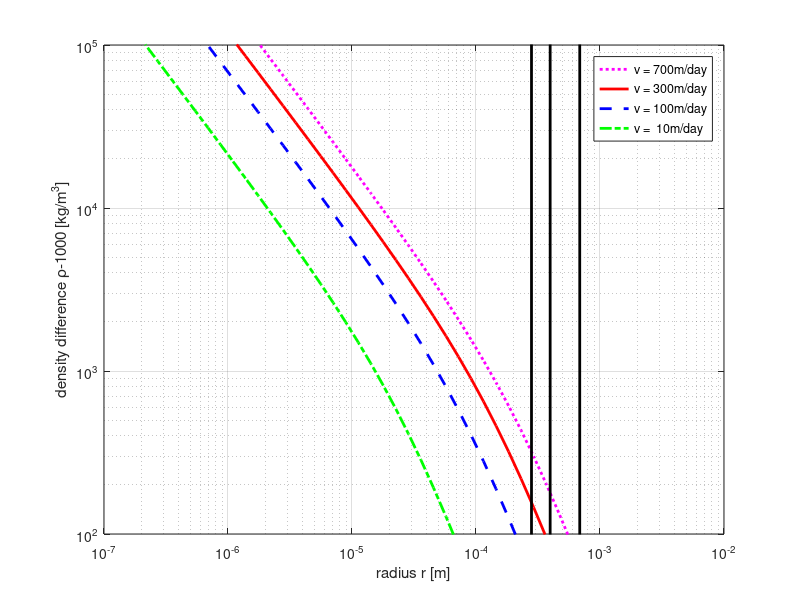

Recreate this plot in MATLAB.
function fh = sinking;
% stokes law
eta = 0.008904; % km/(m s)
g   = 9.81;
rsw = 1000;
rhoRef = rsw;
v0 = 700/86400;
v1 = 300/86400;
v2 = 100/86400;
v3 =  10/86400;

rtest = sqrt([0.1 .2 .6]*1e-6/4*pi);

r = 10.^(-linspace(0,10,100));

fh = gcf;
clf
hold on
h0=plot(r,density(rsw,rhoRef,eta,v0,g,r),'m:');
h1=plot(r,density(rsw,rhoRef,eta,v1,g,r),'r-');
h2=plot(r,density(rsw,rhoRef,eta,v2,g,r),'b--');
h3=plot(r,density(rsw,rhoRef,eta,v3,g,r),'g-.');

hh=plot([rtest;rtest],[1e-10*ones(size(rtest)); 1e10*ones(size(rtest))],'k-');
set(hh,'linewidth',2)

legend('v = 700m/day','v = 300m/day','v = 100m/day','v =  10m/day')

set(gca,'xscale','log','yscale','log')

xlabel('radius r [m]')
ylabel(sprintf('density difference %s-%u [kg/m^3]','\rho',rhoRef))
grid on

set([h0;h1;h2;h3],'linewidth',2);

set(gca,'xlim',[1.e-7 1e-2],'ylim',[1e2 1e5],'box','on')
hold off

return

function dens = density(rho0,rhoref,eta,v,g,r)
  dens = .5*(rho0+sqrt(rho0.^2+(18.*eta.*v.*rho0./g)./r.^2))-rhoref;
  return
